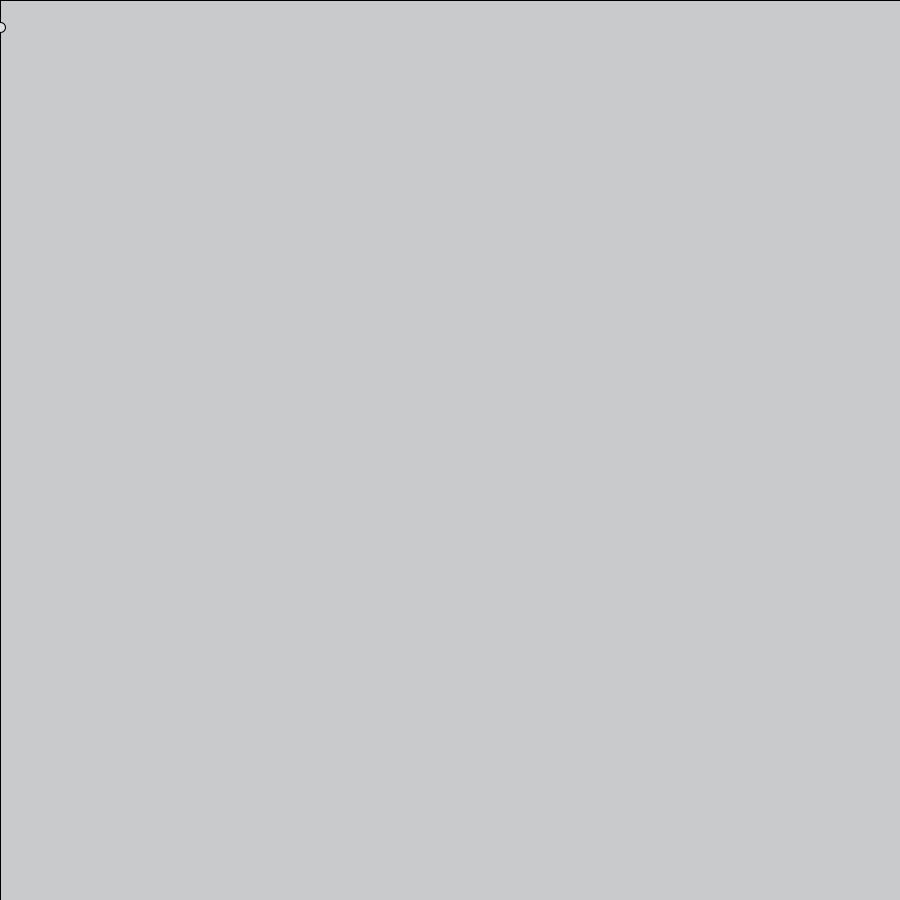
Frame 1 (no input)
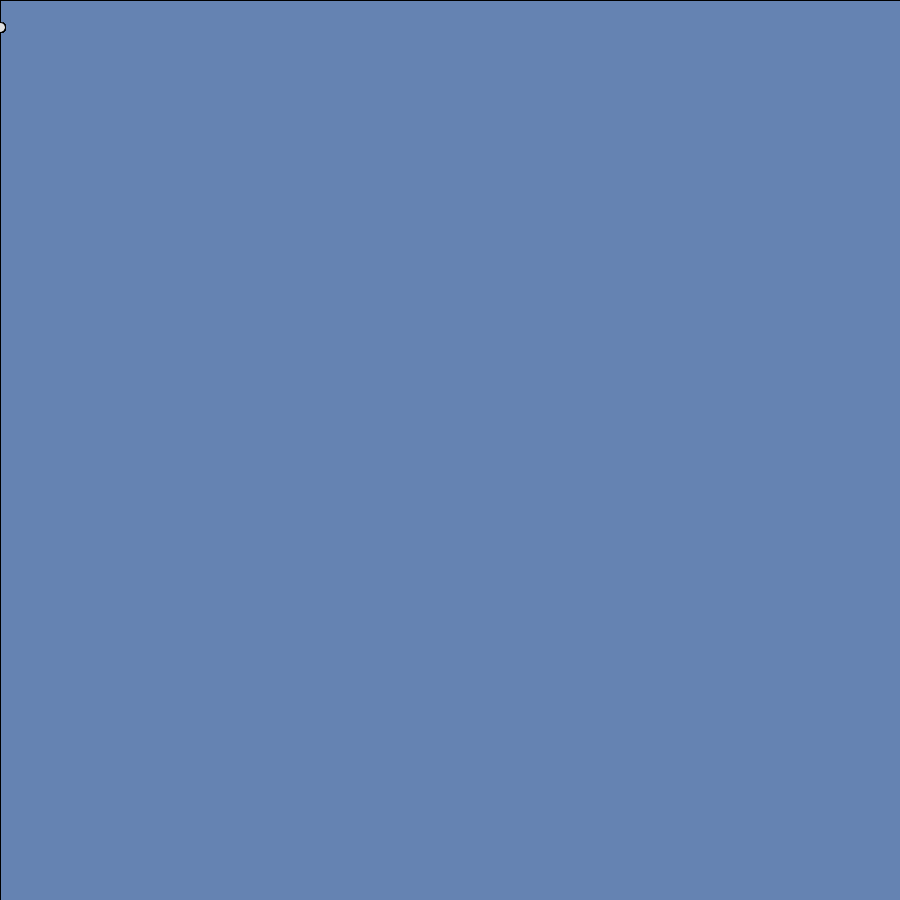
Frame 60 (the mouse pressed at the canvas centre just before this capture)
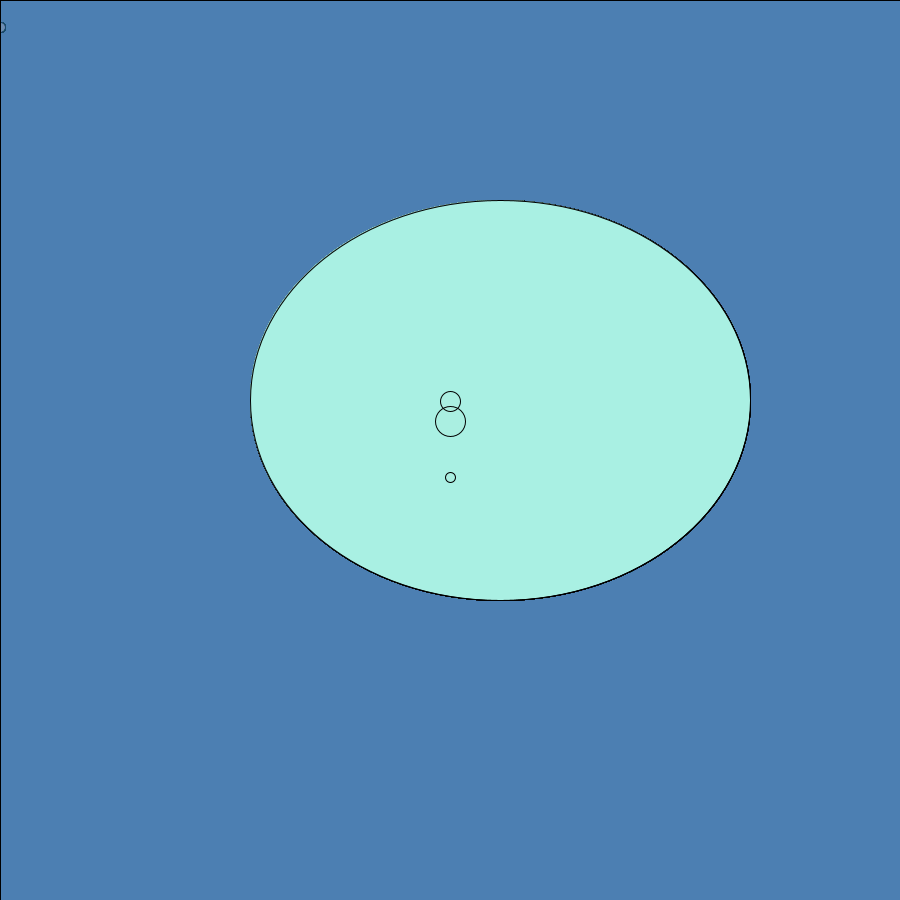
Frame 120 (the mouse held since frame 60 and released just before this capture)

The Processing sketch that drew these frames (run headless with seeded random() and noise(); from frame 60 on, the mouse is pressed at the canvas centre):

// Processing sketch: processing_186920
// ── processing_186920.pde

void setup() {
  size(900,900);
}
void draw() {
  fill(32,94,128, 5); // negro transparente
  rect(0, 0, width, height+988); // rectangulo que ocupa toda la ventana
  fill(225);
  if (mousePressed) {fill(169,240,227);if (mousePressed)
  ellipse(mouseX+50, mouseX-50, mouseX+50, mouseY-50);fill(240,134,34,2);
}


    ellipse(mouseX, mouseY+27, 10,10); 
    ellipse(mouseX, mouseY-49, 20,20);
    ellipse(mouseX, mouseY-29, 30,30);
  }
